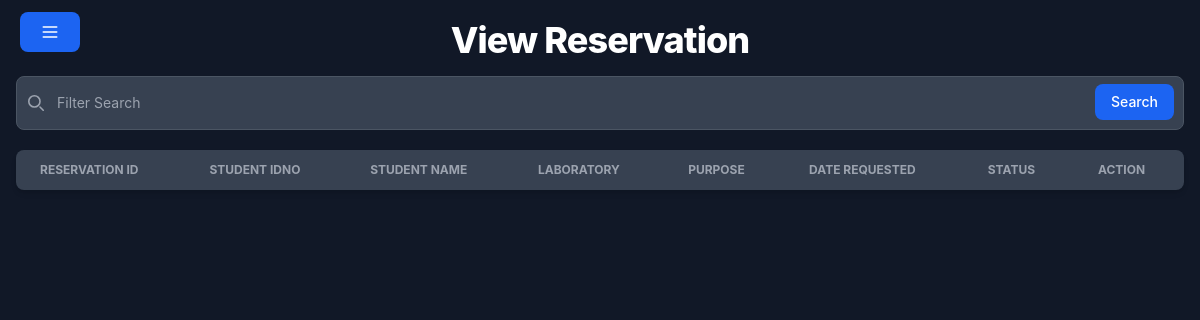
The page /booking_request/index.php (signed in) on the database as committed earlier.
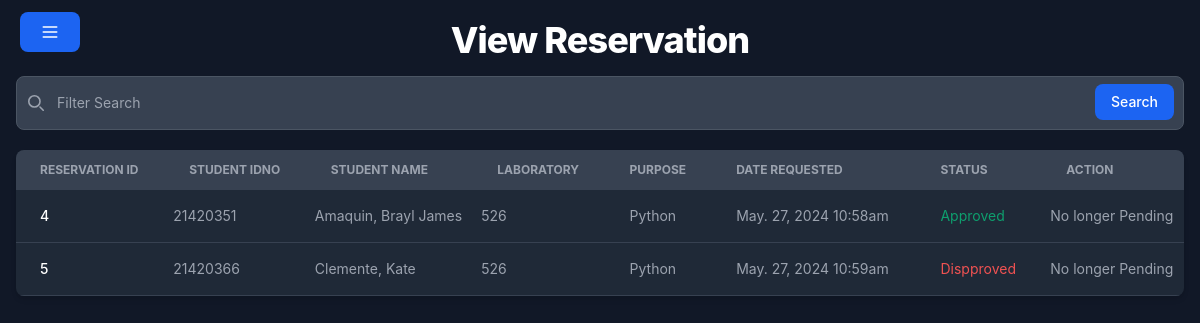
The same page on the database as committed later.
### tables this page shows
CREATE TABLE `reservation` (
  `id` int(11) NOT NULL,
  `user_id` int(11) NOT NULL,
  `purpose` varchar(255) NOT NULL,
  `lab` varchar(255) NOT NULL,
  `date_requested` datetime DEFAULT current_timestamp(),
  `status` int(11) NOT NULL DEFAULT 0,
  `message` varchar(255) DEFAULT NULL
);

CREATE TABLE `users` (
  `user_ID` int(11) NOT NULL,
  `idno` int(11) DEFAULT NULL,
  `firstname` varchar(80) NOT NULL,
  `middlename` varchar(80) NOT NULL,
  `lastname` varchar(80) NOT NULL,
  `age` int(11) NOT NULL,
  `yearlevel` int(11) DEFAULT NULL,
  `gender` varchar(50) NOT NULL,
  `contact` varchar(50) NOT NULL,
  `email` varchar(50) NOT NULL,
  `profilePath` varchar(255) DEFAULT '"/sitin/assets/images/profiles/nopfp.png"',
  `address` varchar(50) NOT NULL,
  `sessions` int(11) DEFAULT 30,
  `role` varchar(30) NOT NULL DEFAULT 'student',
  `password` varchar(80) NOT NULL
);

### booking_request/index.php (the view, shortened to what this page needs)
<?php
    require_once '../config/dbconn.php';
    $param = $_GET["search"] ?? "";
    $reservation_records = array();
    $query = "SELECT s.id,u.idno,u.firstname,u.lastname,s.purpose,s.lab,s.date_requested,s.status,s.message
    FROM reservation s INNER JOIN users u ON u.user_ID = s.user_id
    WHERE u.role = 'student'
    AND (
        s.purpose LIKE '%$param%'
        OR s.lab LIKE '%$param%'
        OR u.firstname LIKE '%$param%'
        OR u.lastname LIKE '%$param%'
        OR u.idno LIKE '%$param%'
    ) ORDER BY s.status,s.date_requested";
    $query_run = mysqli_query($conn,$query);
    if ($query_run) {
        while ($row = mysqli_fetch_assoc($query_run)) {
            $reservation_records[] = $row;
        }
    }
?>
<!DOCTYPE html>
<html lang="en">
<head>
    <link rel="stylesheet" href="../style.css">
    <link rel="stylesheet" href="../assets//css//flowbite.mini.css">
</head>
<body class="dark bg-gray-900">
    <?php include '../includes/header.php' ?>
    <div class="px-4 mb-5 mt-5">
        <h2 class="mb-4 text-center text-2xl m-auto font-extrabold leading-none tracking-tight text-gray-900 md:text-4xl dark:text-white">View Reservation</h2>
        <form class="mx-auto" style="max-width: 80rem;">
            <div class="relative">
                <div class="absolute inset-y-0 start-0 flex items-center ps-3 pointer-events-none">
                </div>
                <input name="search" type="search" id="default-search" class="block w-full p-4 ps-10 text-sm text-gray-900 border border-gray-300 rounded-lg bg-gray-50 focus:ring-blue-500 focus:border-blue-500 dark:bg-gray-700 dark:border-gray-600 dark:placeholder-gray-400 dark:text-white dark:focus:ring-blue-500 dark:focus:border-blue-500" placeholder="Filter Search" required />
                <button type="submit" class="text-white absolute end-2.5 bottom-2.5 bg-blue-700 hover:bg-blue-800 focus:ring-4 focus:outline-none focus:ring-blue-300 font-medium rounded-lg text-sm px-4 py-2 dark:bg-blue-600 dark:hover:bg-blue-700 dark:focus:ring-blue-800">Search</button>
            </div>
        </form>
        <div class="relative overflow-x-auto shadow-md sm:rounded-lg mt-5 mx-auto" style="max-width: 80rem;">
            <table class="w-full text-sm text-left rtl:text-right text-gray-500 dark:text-gray-400">
                <thead class="text-xs text-gray-700 uppercase bg-gray-50 dark:bg-gray-700 dark:text-gray-400">
                    <tr>
                        <th scope="col" class="px-6 py-3">
                            Reservation ID
                        </th>
                        <th scope="col" class="px-6 py-3">
                            Student IDNO
                        </th>
                        <th scope="col" class="px-6 py-3">
                            Student Name
                        </th>
                        <th scope="col" class="px-6 py-3">
                            Laboratory
                        </th>
                        <th scope="col" class="px-6 py-3">
                            Purpose
                        </th>
                        <th scope="col" class="px-6 py-3">
                            Date Requested
                        </th>
                        <th scope="col" class="px-6 py-3">
                            Status
                        </th>
                        <th scope="col" class="px-6 py-3">
                            Action
                        </th>
                    </tr>
                </thead>
                <tbody>
                    <?php foreach ($reservation_records as $record): ?>
                        <tr class="bg-white border-b dark:bg-gray-800 dark:border-gray-700">
                            <th scope="row" class="px-6 py-4 font-medium text-gray-900 whitespace-nowrap dark:text-white">
                                <?= $record['id'] ?>
                            </th>
                            <td class="px-2 py-4">
                                <?= $record['idno'] ?>
                            </td>
                            <td class="px-2 py-4">
                                <?= $record['lastname'] ?>, <?= $record['firstname'] ?>
                            </td>
                            <td class="px-2 py-4">
                                <?= $record['lab'] ?>
                            </td>
                            <td class="px-6 py-4">
                                <?= $record['purpose'] ?>
                            </td>
                            <td class="px-6 py-4">
                                <?= date('M. d, Y h:ia', strtotime($record['date_requested'])) ?>
                            </td>
                            <td class="px-6 py-4">
                                <?php if($record['status'] == 0): ?>
                                    <p class="text-blue-500" >Pending</p>
                                <?php elseif($record['status'] == 1): ?>
                                    <p class="text-green-500" >Approved</p>
                                <?php elseif($record['status'] == 2): ?>
                                    <p class="text-red-500">Cancelled</p>
                                <?php elseif($record['status'] == 3): ?>
                                    <p class="text-red-500">Dispproved</p>
                                <?php endif ?>
                            </td>
                            <td class="px-2 py-4">
                                <?php if($record['status'] == 0):?>
                                    <a href="./manage.php?reserveId=<?= $record['id'] ?>" id="record-<?= $record['id']?>" class="focus:outline-none text-white bg-blue-500 hover:bg-blue-500 focus:ring-4 focus:ring-red-300 font-medium rounded-lg text-sm px-5 py-2.5 me-2 mb-2 dark:bg-blue-600 dark:hover:bg-blue-700 dark:focus:ring-blue-900 cancel-reservation-btn">Manage</a>
                                <?php else: ?>
                                    <p>No longer Pending</p>
                                <?php endif ?>
                            </td>
                        </tr>
                    <?php endforeach; ?>
                </tbody>
            </table>
        </div>
    </div>
</body>
</html>

### includes/header.php (shortened to what this page needs)
<header>
    <div class="fixed top-3 left-5" style="z-index: 39;">
        <button class="text-white bg-blue-700 hover:bg-blue-800 focus:ring-4 focus:ring-blue-300 font-medium rounded-lg text-sm px-5 py-2.5 dark:bg-blue-600 dark:hover:bg-blue-700 focus:outline-none dark:focus:ring-blue-800" type="button" data-drawer-target="drawer-navigation" data-drawer-show="drawer-navigation" aria-controls="drawer-navigation">
        </button>
    </div>
</header>

### style.css (style rules this page uses)
html, :host { line-height: 1.5; -webkit-text-size-adjust: 100%; -moz-tab-size: 4; -o-tab-size: 4; tab-size: 4; font-family: ui-sans-serif, system-ui, sans-serif, "Apple Color Emoji", "Segoe UI Emoji", "Segoe UI Symbol", "Noto Color Emoji"; font-feature-settings: normal; font-variation-settings: normal; -webkit-tap-highlight-color: transparent; }
body { margin: 0; line-height: inherit; }
h1, h2, h3, h4, h5, h6 { font-size: inherit; font-weight: inherit; }
table { text-indent: 0; border-color: inherit; border-collapse: collapse; }
button, input, optgroup, select, textarea { font-family: inherit; font-feature-settings: inherit; font-variation-settings: inherit; font-size: 100%; font-weight: inherit; line-height: inherit; letter-spacing: inherit; color: inherit; margin: 0; padding: 0; }
button, select { text-transform: none; }
button, input:where([type='button']), input:where([type='reset']), input:where([type='submit']) { -webkit-appearance: button; background-color: transparent; background-image: none; }
[type='search'] { -webkit-appearance: textfield; outline-offset: -2px; }
blockquote, dl, dd, h1, h2, h3, h4, h5, h6, hr, figure, p, pre { margin: 0; }
input::placeholder, textarea::placeholder { opacity: 1; color: #9ca3af; }
button, [role="button"] { cursor: pointer; }
img, svg, video, canvas, audio, iframe, embed, object { display: block; vertical-align: middle; }

Rows that differ between the two databases and show on the page:
added reservation: id "4", user.idno "21420351", user.lastname "Amaquin", user.firstname "Brayl James", lab "526", purpose "Python", date_requested "May. 27, 2024 10:58am", status "Approved"
added reservation: id "5", user.idno "21420366", user.lastname "Clemente", user.firstname "Kate", lab "526", purpose "Python", date_requested "May. 27, 2024 10:59am", status "Dispproved"
